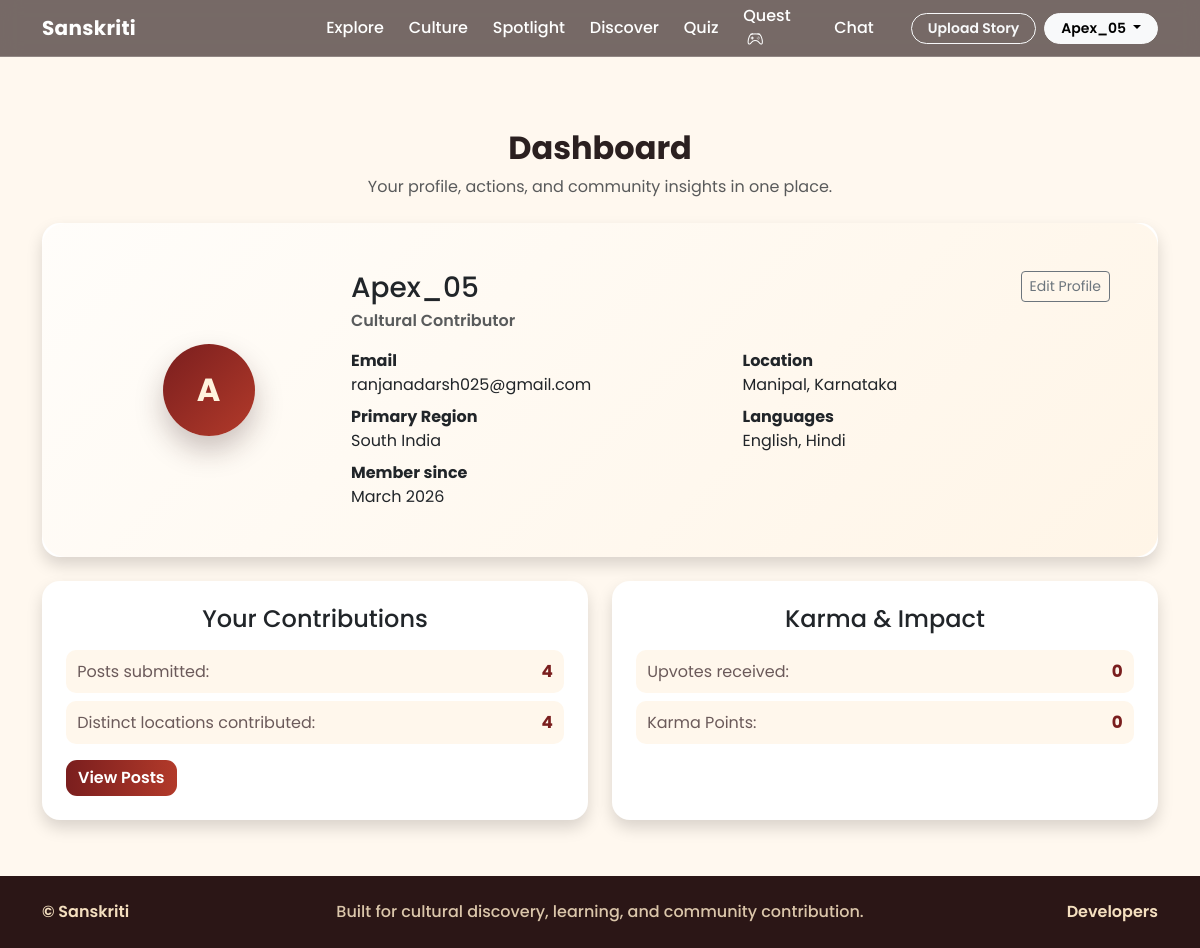
/dashboard/ (signed in), run on the app's committed database.
### core/models.py (models this page shows, shortened)
class UserProfile(models.Model):
	REGION_CHOICES = [
		("north_india", "North India"),
		("south_india", "South India"),
		("east_india", "East India"),
		("west_india", "West India"),
		("central_india", "Central India"),
		("north_east_india", "North-East India"),
	]
	user = models.OneToOneField(
		settings.AUTH_USER_MODEL,
		on_delete=models.CASCADE,
		related_name="profile",
	)
	location = models.CharField(max_length=120)
	primary_region = models.CharField(max_length=30, choices=REGION_CHOICES)
	languages = models.CharField(max_length=200)
	password = models.CharField(max_length=80, blank=True, default="")
	karma_points = models.PositiveIntegerField(default=0)
	posts_count = models.PositiveIntegerField(default=0)
	unique_regions_count = models.PositiveIntegerField(default=0)
	post_karma_units_awarded = models.PositiveIntegerField(default=0)
	region_karma_units_awarded = models.PositiveIntegerField(default=0)
	upvotes_received = models.PositiveIntegerField(default=0)
	upvote_karma_points = models.PositiveIntegerField(default=0)

### core/views.py (the view)
@never_cache
def dashboard(request):
    auth_redirect = _require_auth_for_dashboard(request)
    if auth_redirect:
        return auth_redirect
    profile = _get_or_create_profile(request.user)
    posts_submitted = getattr(profile, "posts_count", request.user.cultural_posts.count())
    regions_contributed = getattr(profile, "unique_regions_count", 0)
    upvotes_received = getattr(profile, "upvotes_received", 0)
    karma_points = getattr(profile, "karma_points", 0)
    context = {
        "profile": profile,
        "posts_submitted": posts_submitted,
        "regions_contributed": regions_contributed,
        "upvotes_received": upvotes_received,
        "karma_points": karma_points,
        "karma_region_threshold": KARMA_REGION_THRESHOLD,
    }
    return render(request, "core/dashboard.html", context)

### core/views.py (called while the page is built)
def _require_auth_for_dashboard(request):
    if request.user.is_authenticated:
        return None
    messages.info(request, "Please login to continue.")
    return redirect("login")

### core/templates/core/dashboard.html
{% extends 'core/base.html' %}
{% block content %}
<section class="dashboard-page container py-5 mt-4">
    <div class="dashboard-head text-center mb-4">
        <h2 class="fw-bold mb-2">Dashboard</h2>
        <p class="text-muted mb-0">Your profile, actions, and community insights in one place.</p>
    </div>
    <div class="card dashboard-card dashboard-profile-card border-0 shadow mb-4">
        <div class="card-body p-4 p-lg-5 dashboard-profile-body">
            <div class="row g-4 align-items-center">
                <div class="col-12 col-lg-3 d-flex justify-content-center align-items-center">
                    <div class="profile-avatar">{{ user.username|first|upper }}</div>
                </div>
                <div class="col-12 col-lg-9">
                    <div class="d-flex flex-wrap justify-content-between align-items-start gap-2 mb-2">
                        <div>
                            <h3 class="mb-1">{{ user.username|default:'Apex-05' }}</h3>
                            <p class="text-muted fw-semibold mb-0">Cultural Contributor</p>
                        </div>
                        <a href="{% url 'edit_profile' %}" class="btn btn-outline-secondary btn-sm">Edit Profile</a>
                    </div>
                    <div class="row profile-info-grid mt-3">
                    <div class="col-12 col-md-6 mb-2">
                        <strong>Email</strong>
                        <div>{{ user.email|default:'-' }}</div>
                    </div>
                    <div class="col-12 col-md-6 mb-2">
                        <strong>Location</strong>
                        <div>{{ profile.location }}</div>
                    </div>
                    <div class="col-12 col-md-6 mb-2">
                        <strong>Primary Region</strong>
                        <div>{{ profile.get_primary_region_display }}</div>
                    </div>
                    <div class="col-12 col-md-6 mb-2">
                        <strong>Languages</strong>
                        <div>{{ profile.languages }}</div>
                    </div>
                    <div class="col-12 col-md-6">
                        <strong>Member since</strong>
                        <div>{{ user.date_joined|date:"F Y" }}</div>
                    </div>
                </div>
                </div>
            </div>
        </div>
    </div>
    <div class="row g-4 dashboard-card-grid">
    <div class="col-12 col-lg-6">
        <div class="card dashboard-card h-100 shadow border-0">
            <div class="card-body p-4">
                <h4 class="card-title text-center mb-3">Your Contributions</h4>
                <ul class="dashboard-metric-list mb-3">
                    <li>
                        <span>Posts submitted:</span>
                        <strong>{{ posts_submitted }}</strong>
                    </li>
                    <li>
                        <span>Distinct locations contributed:</span>
                        <strong>{{ regions_contributed }}</strong>
                    </li>
                </ul>
                <a href="{% url 'my_posts' %}" class="btn dashboard-btn">
                    View Posts
                </a>
            </div>
        </div>
    </div>
    <div class="col-12 col-lg-6">
        <div class="card dashboard-card h-100 shadow border-0">
            <div class="card-body p-4">
               <h4 class="card-title text-center mb-3">Karma & Impact</h4>
                <ul class="dashboard-metric-list mb-0">
                    <li>
                        <span>Upvotes received:</span>
                        <strong>{{ upvotes_received }}</strong>
                    </li>
                    <li>
                        <span>Karma Points:</span>
                        <strong>{{ karma_points }}</strong>
                    </li>
                </ul>
            </div>
        </div>
    </div>
</div>
</section>
{% endblock %}

### core/templates/core/base.html (shortened to what this page needs)
{% load static %}
<!DOCTYPE html>
<html lang="en">
<head>
    <link href="https://cdn.jsdelivr.net/npm/bootstrap@5.3.3/dist/css/bootstrap.min.css" rel="stylesheet">
    <link rel="stylesheet" href="https://cdn.jsdelivr.net/npm/bootstrap-icons@1.11.3/font/bootstrap-icons.min.css">
    <link rel="stylesheet" href="{% static 'css/style.css' %}">
</head>
<body{% if user.is_authenticated %} class="is-authenticated"{% endif %}>
{% with current_view=request.resolver_match.url_name %}
<nav class="navbar navbar-expand-xl navbar-dark sticky-top custom-nav" id="mainNavbar">
    <div class="container position-relative">
        <a class="navbar-brand fw-bold" href="{% url 'home' %}">Sanskriti</a>
        <div class="collapse navbar-collapse align-items-xl-center" id="navmenu">
            {% if user.is_authenticated %}
                <div class="auth-nav-center">
                    <ul class="navbar-nav auth-nav-links">
                        <li class="nav-item"><a class="nav-link auth-nav-link nav-collapse-link {% if current_view == 'explore_india' %}active{% endif %}" href="{% url 'explore_india' %}">Explore</a></li>
                        <li class="nav-item"><a class="nav-link auth-nav-link nav-collapse-link {% if current_view == 'culture' %}active{% endif %}" href="{% url 'culture' %}">Culture</a></li>
                        <li class="nav-item"><a class="nav-link auth-nav-link nav-collapse-link {% if current_view == 'spotlight' %}active{% endif %}" href="{% url 'spotlight' %}">Spotlight</a></li>
                        <li class="nav-item"><a class="nav-link auth-nav-link nav-collapse-link {% if current_view == 'discover' or current_view == 'discover_by_state' %}active{% endif %}" href="{% url 'discover' %}">Discover</a></li>
                        <li class="nav-item"><a class="nav-link auth-nav-link nav-collapse-link " href="{% url 'quiz' %}">Quiz</a></li>
                        <li class="nav-item"><a class="nav-link auth-nav-link nav-collapse-link " href="{% url 'culture_quest' %}">Quest <i class="bi bi-controller ms-1"></i></a></li>
                        <li class="nav-item"><a class="nav-link auth-nav-link nav-collapse-link {% if current_view == 'chat_home' or current_view == 'chat_conversation' %}active{% endif %}" href="{% url 'chat_home' %}">Chat</a></li>
                    </ul>
                </div>
                <div class="auth-nav-actions d-flex flex-column flex-xl-row align-items-xl-center gap-2 ms-xl-auto mt-3 mt-xl-0">
                    <a href="{% url 'upload' %}" class="btn btn-outline-light btn-sm rounded-pill px-3 nav-collapse-link">Upload Story</a>
                    <div class="dropdown">
                        <button class="btn btn-light btn-sm rounded-pill px-3 dropdown-toggle" type="button" data-bs-toggle="dropdown" aria-expanded="false">
                            {{ user.username }}
                        </button>
                    </div>
                </div>
            {% endif %}
        </div>
    </div>
</nav>
<div class="content-area page-transition">
    {% block content %}{% endblock %}
</div>
<footer class="site-footer">
    <div class="container py-3 py-md-4">
        <div class="footer-minimal">
            <span class="footer-minimal-left">&copy; Sanskriti</span>
            <span class="footer-minimal-center">Built for cultural discovery, learning, and community contribution.</span>
            <a class="footer-minimal-right footer-link" href="{% url 'developers' %}">Developers</a>
        </div>
    </div>
</footer>
{% endwith %}
</body>
</html>

### static/css/style.css (style rules this page uses)
:root { --primary: #7A1E1E; --accent: #E09F3E; --highlight: #FF9933; --surface: #fff8ef; --text-dark: #2b2020; --shadow-soft: 0 14px 32px rgba(34, 17, 17, 0.12); }
* { box-sizing: border-box; }
body { margin: 0; font-family: 'Poppins', sans-serif; background-color: var(--surface); color: var(--text-dark); min-height: 100vh; display: flex; flex-direction: column; }
.page-transition { animation: fadeInPage 0.45s ease; }
.custom-nav { background: rgba(35, 18, 18, 0.62); backdrop-filter: blur(10px); -webkit-backdrop-filter: blur(10px); border-bottom: 1px solid rgba(255, 255, 255, 0.2); transition: all 0.25s ease; }
.custom-nav .nav-link { color: #fff !important; font-weight: 500; margin-inline: 0.2rem; position: relative; transition: color 0.2s ease; }
.custom-nav .nav-link::after { content: ''; position: absolute; left: 0; bottom: 0.1rem; width: 0; height: 2px; background: var(--accent); transition: width 0.25s ease; }
.auth-btn, .dashboard-btn, .btn-outline-secondary, .btn-outline-light { transition: all 0.25s ease; }
.dashboard-page { min-height: calc(100vh - 220px); padding-bottom: 3rem; }
.dashboard-card-grid { margin-bottom: 0.5rem; }
.dashboard-profile-card { border-radius: 24px; }
.dashboard-profile-body { background: linear-gradient(135deg, #fffdfa 0%, #fff5e7 100%); border-radius: 24px; }
.profile-avatar { width: 92px; height: 92px; border-radius: 50%; background: linear-gradient(135deg, #7A1E1E, #B23A2A); color: #fff3dd; font-size: 2rem; font-weight: 700; display: inline-flex; align-items: center; justify-content: center; box-shadow: 0 14px 28px rgba(48, 25, 25, 0.25); }
.dashboard-metric-list { list-style: none; margin: 0; padding: 0; display: grid; gap: 0.55rem; }
.dashboard-metric-list li { display: flex; justify-content: space-between; align-items: baseline; gap: 0.9rem; padding: 0.55rem 0.7rem; border-radius: 10px; background: #fff7ec; }
.dashboard-metric-list li span { color: #6b5a5a; }
.dashboard-metric-list li strong { color: #7A1E1E; font-size: 1.05rem; }
.dashboard-card { border-radius: 18px; transition: transform 0.28s ease, box-shadow 0.28s ease; box-shadow: var(--shadow-soft); }
.dashboard-btn { border: none; border-radius: 11px; color: #fff; font-weight: 600; background: linear-gradient(90deg, var(--primary), #B23A2A); }
.site-footer { background: #2b1616; color: #f4dfbf; font-weight: 500; margin-top: auto; }
.content-area { flex: 1 0 auto; min-height: 0; }
.footer-minimal { display: grid; grid-template-columns: 1fr auto 1fr; align-items: center; gap: 1rem; }
.footer-minimal-left { font-weight: 600; }
.footer-minimal-center { text-align: center; color: rgba(244, 223, 191, 0.88); }
.footer-minimal-right { justify-self: end; font-weight: 600; }
.custom-nav .navbar-brand { letter-spacing: 0.3px; }
.custom-nav .navbar-collapse { position: static; }
.custom-nav .nav-link, .custom-nav .btn.nav-link { border-radius: 999px; padding-inline: 0.9rem; }
.custom-nav .nav-link::after { left: 0.9rem; bottom: 0.35rem; }
.auth-nav-links, .guest-nav-links { gap: 0.15rem; }
.auth-nav-center { margin-inline: auto; }
.auth-nav-actions { position: relative; z-index: 1; }
.auth-nav-actions .btn-sm { font-weight: 600; }
body.is-authenticated .btn { transition: none !important; }
.footer-link { color: #f4dfbf; text-decoration: none; transition: color 0.2s ease, transform 0.2s ease; }
@media (min-width: 1200px) { .auth-nav-center { position: absolute; left: 50%; top: 50%; transform: translate(-50%, -50%); z-index: 2; } }
@media (min-width: 1200px) { .auth-nav-links { display: flex; align-items: center; justify-content: center; } }
html { scroll-behavior: smooth; }

### data on the page
UserProfile: location "Manipal, Karnataka", primary_region "South India", languages "English, Hindi"

### other printed values
{{ user.username }} "Apex_05"
{{ user.username|first|upper }} "A"
{{ user.username|default:'Apex-05' }} "Apex_05"
{{ user.email|default:'-' }} "ranjanadarsh025@gmail.com"
{{ user.date_joined|date:"F Y" }} "March 2026"
{{ posts_submitted }} "4"
{{ regions_contributed }} "4"
{{ upvotes_received }} "0"
{{ karma_points }} "0"
